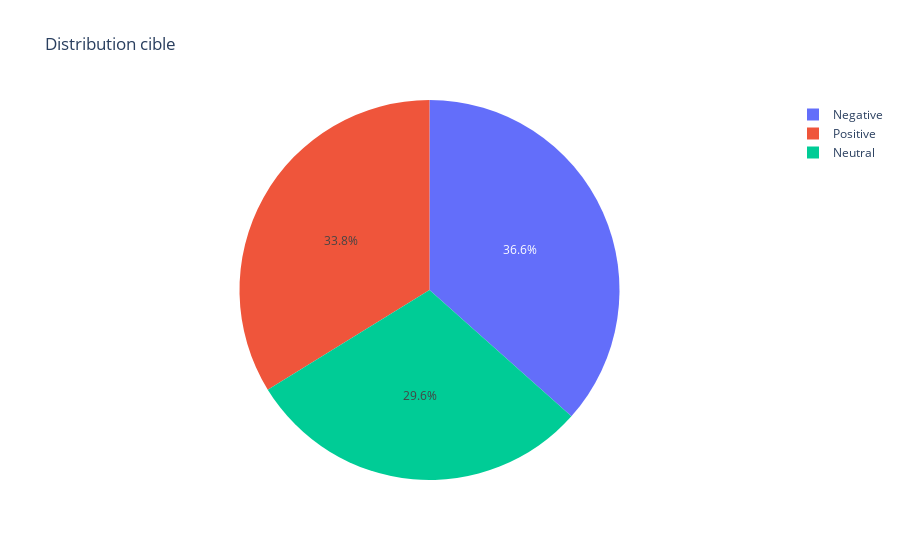

Write notebook code for a chart like this one.
### Code cell
values = data_training['Sentiment'].value_counts().values
names = data_training['Sentiment'].value_counts().index
title = 'Distribution cible'
# Tracer le diagramme circulaire
fig = px.pie(target_df, values=values, names=names, title=title)
fig.show()

### Figure 1 — Plotly figure (JSON) as saved in the notebook; plotly's stock layout.template omitted (floating-point values rounded to 4 significant figures)
{"data": [{"domain": {"x": [0, 1], "y": [0, 1]}, "hovertemplate": "label=%{label}<br>value=%{value}<extra></extra>", "labels": ["Negative", "Positive", "Neutral"], "legendgroup": "", "name": "", "showlegend": true, "type": "pie", "values": [22358, 20655, 18108]}], "layout": {"legend": {"tracegroupgap": 0}, "title": {"text": "Distribution cible"}}}
